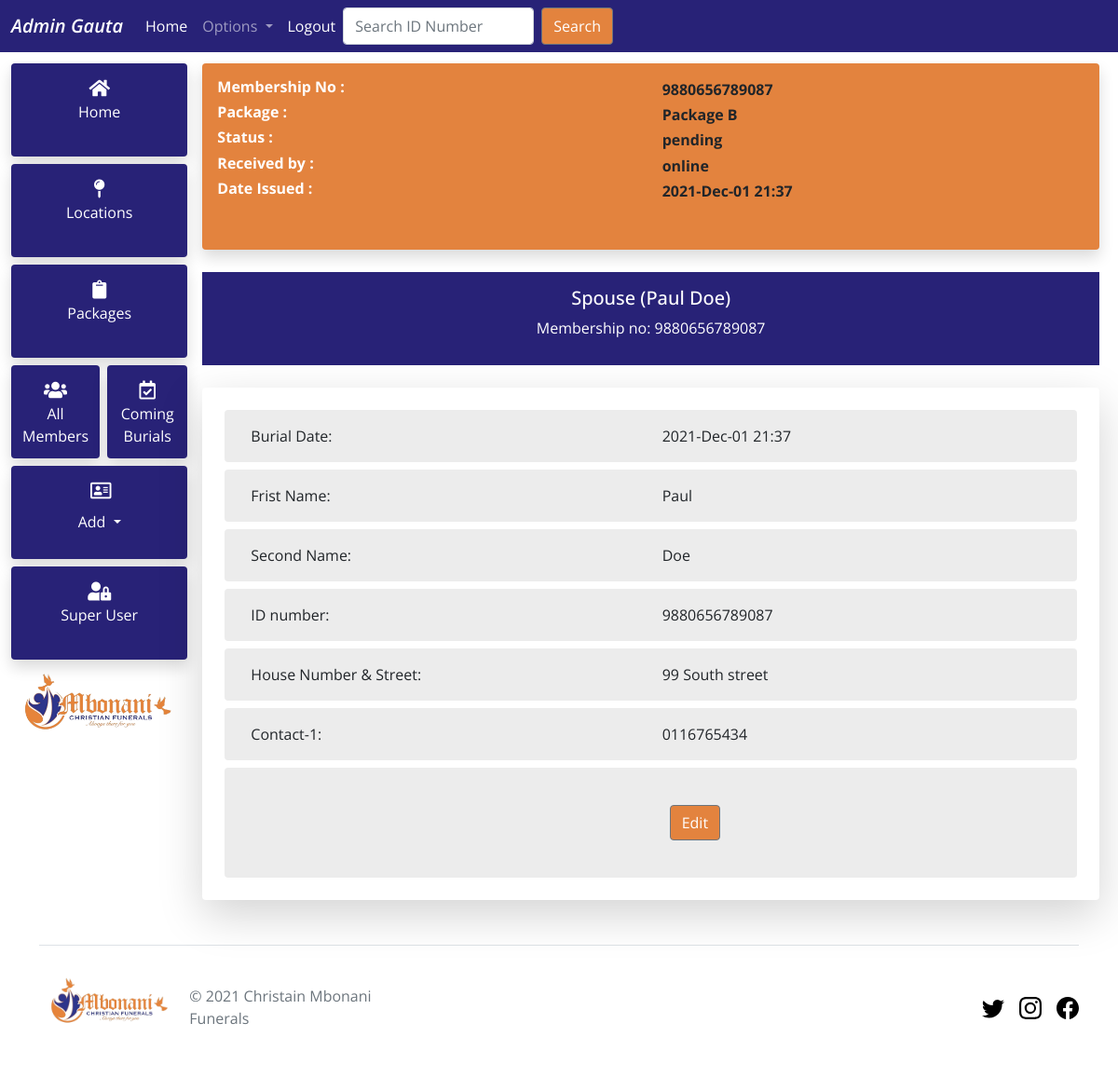
Page /christian-admin/burials/9880656789087 (signed in) on the committed database.
### accounts/models.py (models this page shows, shortened)
class Member(AbstractUser):
    status = models.CharField(max_length=15,
                              choices=STATUS_CHOICES,
                              default="pending")
    package = models.ForeignKey(Package,
                                max_length=15,
                                on_delete=models.CASCADE,
                                blank=True,
                                null=True)
    id_number = models.CharField(max_length=13, unique=True)
    phone_number = models.CharField(max_length=11)
    phone_number_2 = models.CharField(max_length=11, blank=True)
    address = models.CharField(max_length=500)
    id_copy = models.FileField(upload_to='files/identity_docs/', blank=True)
    proof_of_address = models.FileField(upload_to='files/address_docs/',
                                        blank=True)
    recieved_by = models.CharField(max_length=250, default='online')
    created = models.DateTimeField(auto_now_add=True)
    burial_date = models.DateTimeField(blank=True, null=True)
    slug = models.SlugField(unique=True)
    def __str__(self):
        return self.first_name

class PersonalInfo(models.Model):
    status = models.CharField(max_length=15,
                              choices=PERSONAL_INFO_CHOICES,
                              default="active")
    first_name = models.CharField(max_length=50)
    last_name = models.CharField(max_length=50)
    id_number = models.CharField(max_length=13, unique=True)
    email = models.EmailField(blank=True, null=True)
    phone_number = models.CharField(max_length=10)
    phone_number_2 = models.CharField(max_length=10, blank=True)
    address = models.CharField(max_length=500)
    slug = models.SlugField(unique=True)
    burial_date = models.DateTimeField(blank=True, null=True)
    created = models.DateTimeField(auto_now_add=True)
    class Meta:
        abstract = True
        ordering = ['-created']

class Spouse(PersonalInfo):
    member = models.ForeignKey(Member,
                               on_delete=models.CASCADE,
                               related_name='spouse')
    slug = models.SlugField(unique=True)

### website/models.py (models this page shows)
class Package(models.Model):
    package = models.CharField(max_length=50, null=True, blank=True)
    description = models.TextField(null=True, blank=True)
    services = models.TextField(blank=True, null=True)
    def __str__(self):
        return self.package

### app_admin/decorators.py (the view)
        def wrapper_func(request, *args, **kwargs):
            group = None
            if request.user.groups.exists():
                group = request.user.groups.all()[0].name
            if group in allowed_roles:
                return view_func(request, *args, **kwargs)
            else:
                return HttpResponse(
                    'You are not authorized to view this page!')

### app_admin/views.py (called while the page is built)
@login_required(login_url='login')
@allowed_users(allowed_roles=['admin'])
def burials(request, slug_id):
    display = Member.objects.filter(slug=slug_id)
    spouse_display = Spouse.objects.filter(slug=slug_id)
    family_display = Family.objects.filter(slug=slug_id)
    context = {
        'display': display,
        'spouse_display': spouse_display,
        'family_display': family_display
    }
    return render(request, 'app-admin/burials.html', context)

### app_admin/templates/app-admin/burials.html (shortened to what this page needs)
{% extends 'main/main.html' %}
{% load static %}
{% block content %}
{% for x in spouse_display %}
<div class="mt-1">
  <div class="profile-container p-3 rounded shadow">
    <div class="row">
      <div class="col">
        <h6 class="profile-headings"><strong>Membership No :</strong></h6>
      </div>
      <div class="col"><strong>{{x.id_number}}</strong></div>
    </div>
    <div class="row">
      <div class="col">
        <h6 class="profile-headings"><strong>Package :</strong></h6>
      </div>
      <div class="col">
        <strong>{{x.member.package}}</strong>
      </div>
    </div>
    <div class="row">
      <div class="col">
        <h6 class="profile-headings"><strong>Status :</strong></h6>
      </div>
      <div class="col">
        <strong>{{x.member.status}}</strong>
      </div>
    </div>
    <div class="row">
      <div class="col">
        <h6 class="profile-headings"><strong>Received by :</strong></h6>
      </div>
      <div class="col">
        <strong>{{x.member.recieved_by}}</strong>
      </div>
    </div>
    <div class="row profile">
      <div class="col">
        <h6 class="profile-headings"><strong>Date Issued :</strong></h6>
      </div>
      <div class="col">
        <strong>{{x.created|date:'Y-M-d H:i'}}</strong>
      </div>
    </div>
  </div>
</div>
<div class="my-4">
  <div class="spouse-card p-3">
    <center>
      <h5 class="spouse-fonts">Spouse ({{x.first_name}} {{x.last_name}})</h5>
      <p class="text-white">Membership no: {{x.id_number}}</p>
    </center>
  </div>
  <div class="mt-4">
    <div class="profile-info shadow-lg rounded p-3">
      <div class="row p-3 rounded m-2 info-details-bg">
        <div class="col-sm sm-padding">Burial Date:</div>
        <div class="col-sm">{{x.burial_date|date:'Y-M-d H:i'}}</div>
      </div>
      <div class="row p-3 rounded m-2 info-details-bg">
        <div class="col-sm sm-padding">Frist Name:</div>
        <div class="col-sm">{{x.first_name}}</div>
      </div>
      <div class="row p-3 rounded m-2 info-details-bg">
        <div class="col-sm sm-padding">Second Name:</div>
        <div class="col-sm">{{x.last_name}}</div>
      </div>
      <div class="row p-3 rounded m-2 info-details-bg">
        <div class="col-sm sm-padding">ID number:</div>
        <div class="col-sm">{{x.id_number}}</div>
      </div>
      <div class="row p-3 rounded m-2 info-details-bg">
        <div class="col-sm sm-padding">House Number & Street:</div>
        <div class="col-sm">{{x.address}}</div>
      </div>
      <div class="row p-3 rounded m-2 info-details-bg">
        <div class="col-sm sm-padding">Contact-1:</div>
        <div class="col-sm">{{x.phone_number}}</div>
      </div>
      <div class="row p-3 rounded m-2 info-details-bg">
        <div class="row p-3 rounded m-2 info-details-bg">
          <div class="col-sm sm-padding"></div>
          <div class="col-sm">
            <a
              class="btn btn-secondary"
              href="/admin/accounts/spouse/{{x.id}}/change/"
              >Edit</a
            >
          </div>
        </div>
      </div>
    </div>
  </div>
</div>
{% endfor %}
{% endblock %}

### templates/main/navbar.html (shortened to what this page needs)
{% if request.user.is_staff %}
<nav class="navbar navbar-expand-lg navbar-dark christian-bg ">
  <div class="container-fluid">
    <a class="navbar-brand italic-600" href="{% url 'homepage' %}">Admin {{ request.user }}</a>
    <div class="collapse navbar-collapse" id="navbarSupportedContent">
      <ul class="navbar-nav me-auto mb-2 mb-lg-0">
        <li class="nav-item">
          <a class="nav-link text-white" aria-current="page" href="{% url 'homepage' %}">Home</a>
        </li>
         <li class="nav-item dropdown">
          <a class="nav-link dropdown-toggle" href="#" id="navbarDropdown" role="button" data-bs-toggle="dropdown" aria-expanded="false">
            Options
          </a>
        </li>
        <li class="nav-item">
          <a class="nav-link text-white" href="{% url 'logout' %}">Logout</a>
        </li>
      <form method="POST" action="{% url 'search-member' %}" class="d-flex">
        <input
          class="form-control me-2"
          type="search"
          placeholder="Search ID Number"
          name="searched"
          aria-label="Search"
        />
        <button class="btn btn-outline-secondary" type="submit">Search</button>
      </form>
    </div>
  </div>
</nav>
{% endif %}

### static/css/homepage.css (style rules this page uses)
:root { --primary-color: #e3833e; --secondart-color: #282277; --fonts-color: white; background-color: #ffffff; }

### static/css/upcoming_brurials.css (style rules this page uses)
:root { --primary-color: #e3833e; --secondart-color: #282277; --fonts-color: white; background-color: #ffffff; }
.profile-container { height: 200px; width: 100%; background-color: var(--primary-color); }
.profile-info { width: 100%; background-color: white; }
.profile-headings { color: white; }
.info-details-bg { background-color: #ececec; }
.spouse-card { height: 100px; width: 100%; background-color: var(--secondart-color); }
.spouse-fonts { color: white; }

### static/css/all_members.css (style rules this page uses)
:root { --primary-color: #e3833e; --secondart-color: #282277; --fonts-color: white; background-color: #ffffff; }

### static/css/app_admin.css (style rules this page uses)
:root { --primary-color: #e3833e; --secondart-color: #282277; --fonts-color: white; background-color: #ffffff; }
body { font-family: "Open Sans", sans-serif; }
a { text-decoration: none; color: white; }
.christian-bg { background-color: #282277; color: white; }
li.nav-item.dropdown::marker { color: transparent; }
.btn-secondary { background-color: #e3833e; color: #ffffff; }

### static/css/member_base.css (style rules this page uses)
:root { --primary-color: #e3833e; --secondart-color: #282277; --fonts-color: white; background-color: #ffffff; }
body { font-family: "Open Sans", sans-serif; }
a { text-decoration: none; color: white; }
.christian-bg { background-color: #282277; color: white; }

### templates/main/navbar.html (style rules this page uses)
.christian-bg { background-color: #282277; color: white; }
.italic-600 { font-weight: 600 !important; font-style: italic !important; }
.btn-outline-secondary { background-color: #e3833e; color: #ffffff; }

### rows in the picture
Member: user "Gauta"
Spouse: id_number "9880656789087", member.package "Package B", member.status "pending", member.recieved_by "online", created "2021-Dec-01 21:37", first_name "Paul", last_name "Doe", burial_date "2021-Dec-01 21:37", address "99 South street", phone_number "0116765434"
